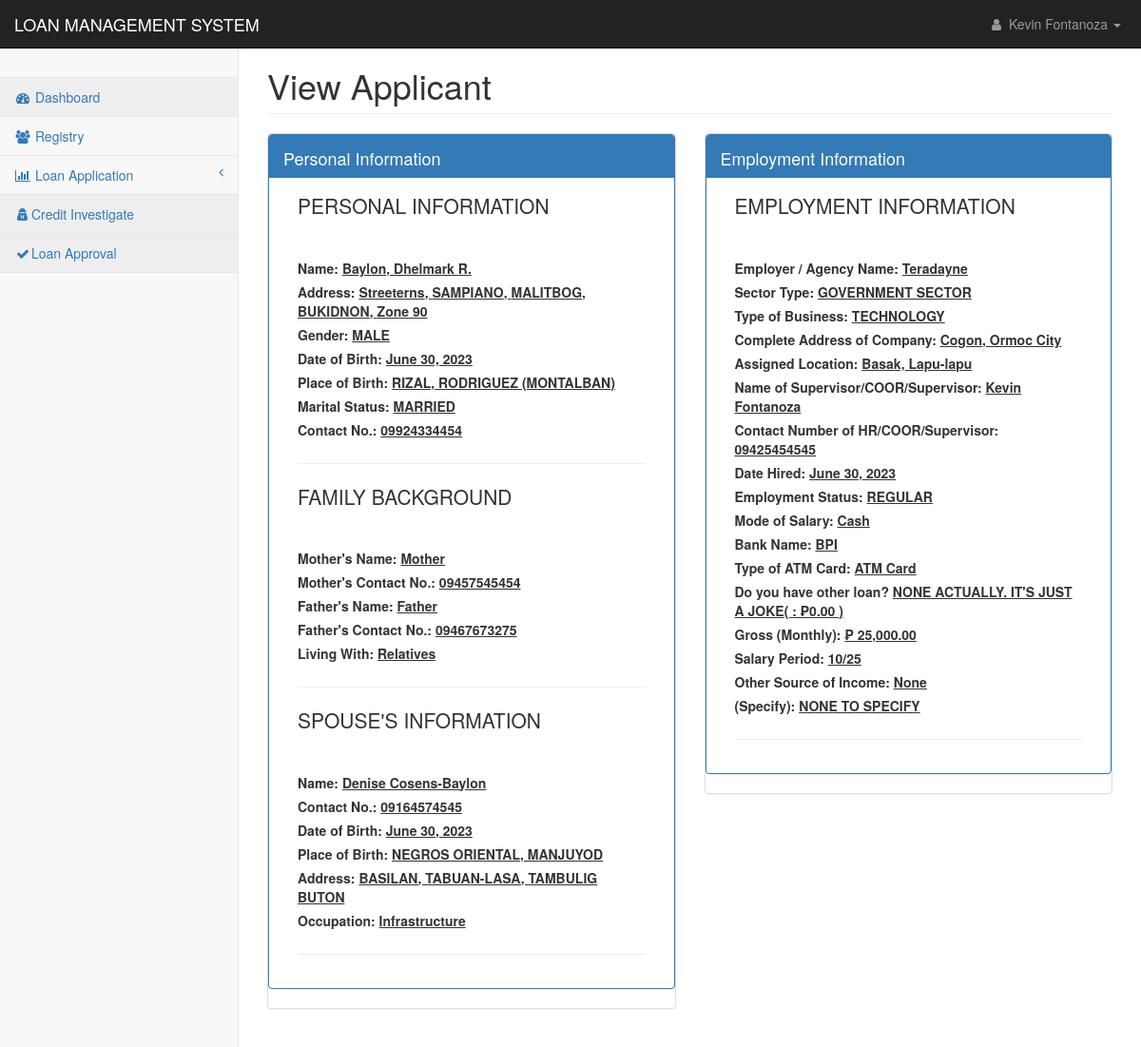
/pages/registry_applicant_view.php?id=AMG0010000002 (signed in), run on an earlier commit of the app's database.
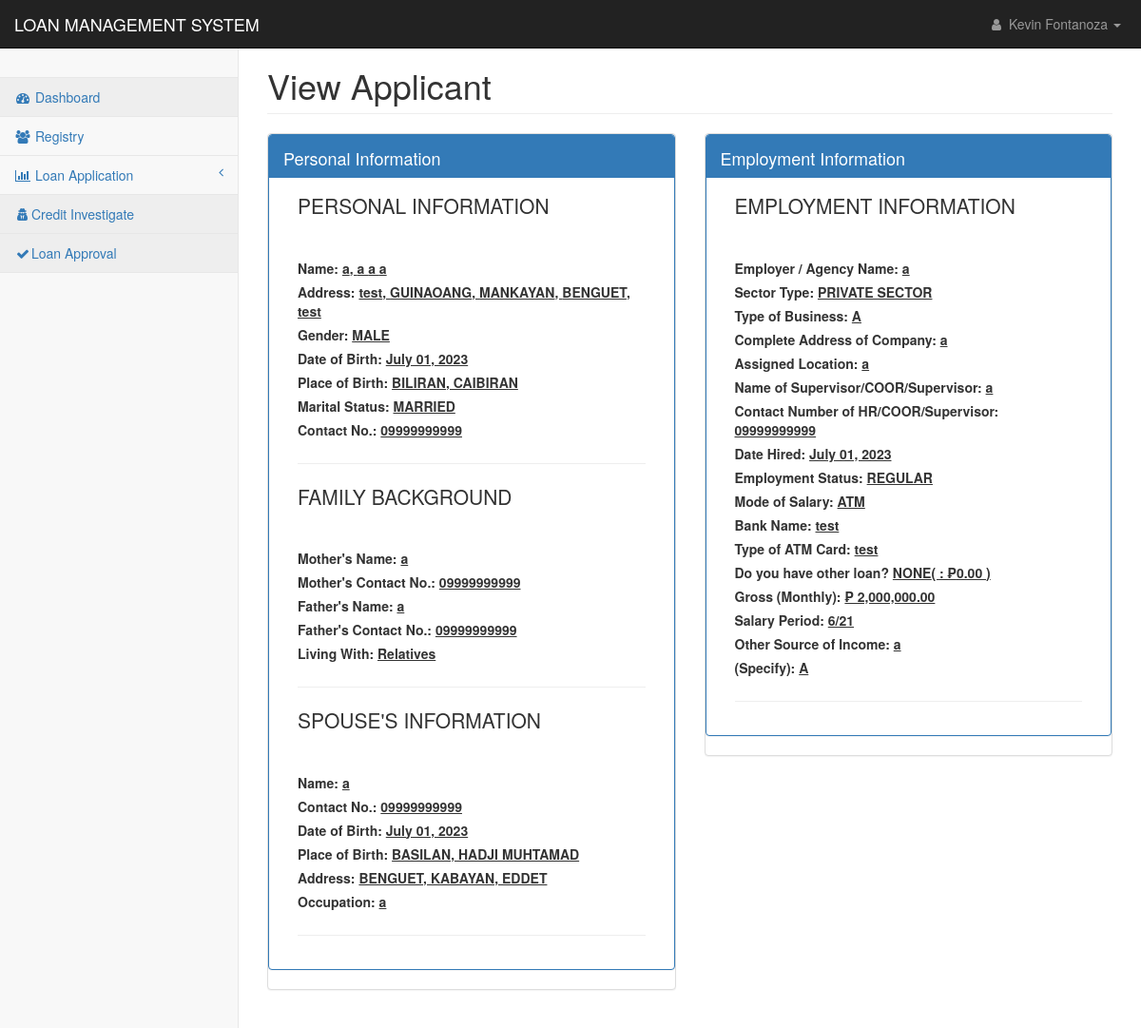
And on a later commit of the database.
### tables this page shows
CREATE TABLE `applicants_personal` (
  `applicant_id` int(11) NOT NULL,
  `applicant_code` text NOT NULL,
  `firstname` text NOT NULL,
  `middlename` text NOT NULL,
  `lastname` text NOT NULL,
  `suffix` text NOT NULL,
  `nickname` text NOT NULL,
  `age` text NOT NULL,
  `gender` text NOT NULL,
  `contact1` text NOT NULL,
  `mstatus` text NOT NULL,
  `dob1` date NOT NULL,
  `pob1` text NOT NULL,
  `block1` text NOT NULL,
  `street1` text NOT NULL,
  `phase1` text NOT NULL,
  `brgy1` text NOT NULL,
  `city1` text NOT NULL,
  `province1` text NOT NULL,
  `map_url` text NOT NULL,
  `residence1` text NOT NULL,
  `lwith1` text NOT NULL,
  `block2` text NOT NULL,
  `street2` text NOT NULL,
  `phase2` text NOT NULL,
  `brgy2` text NOT NULL,
  `city2` text NOT NULL,
  `province2` text NOT NULL,
  `residence2` text NOT NULL,
  `lwith2` text NOT NULL,
  `mothername` text NOT NULL,
  `mothercon` text NOT NULL,
  `fathername` text NOT NULL,
  `fathercon` text NOT NULL,
  `file` text NOT NULL,
  `date_encoded` date NOT NULL
);

CREATE TABLE `applicants_spouse` (
  `spouse_id` int(11) NOT NULL,
  `applicant_code` text NOT NULL,
  `spouse_name` text NOT NULL,
  `contact` text NOT NULL,
  `s_dob` date NOT NULL,
  `s_pob` text NOT NULL,
  `s_address` text NOT NULL,
  `s_occupation` text NOT NULL,
  `s_company` text NOT NULL,
  `date_encoded` date NOT NULL
);

CREATE TABLE `applicants_work` (
  `work_id` int(11) NOT NULL,
  `applicant_code` text NOT NULL,
  `employer` text NOT NULL,
  `sector_type` text NOT NULL,
  `tob` text NOT NULL,
  `com_address` text NOT NULL,
  `a_location` text NOT NULL,
  `sup_name` text NOT NULL,
  `hr_number` text NOT NULL,
  `date_hired` date NOT NULL,
  `e_status` text NOT NULL,
  `m_salary` text NOT NULL,
  `bank_name` text NOT NULL,
  `atm_card` text NOT NULL,
  `loan` text NOT NULL,
  `monthly_salary` text NOT NULL,
  `s_period` text NOT NULL,
  `other_source` text NOT NULL,
  `specify` text NOT NULL,
  `max_loanable_amt` float NOT NULL,
  `date_encoded` date NOT NULL
);

### config/conn.php (called while the page is built, shortened)
<?php
class DatabaseConnection
{
    public function connect()
    {
        $conn = new mysqli(DB_HOST,DB_USER,DB_PASSWORD,DB_DATABASE);
        return $this->conn = $conn;
    }
}
?>

### controller/reg_app.php (called while the page is built, shortened)
<?php
require_once('../config/conn.php');
class Registry extends DatabaseConnection {
        function checkId($id, $table){
            $sql ="SELECT * FROM $table WHERE applicant_code = '$id'";
            $result = mysqli_query($this->connect(), $sql);
                while($row = mysqli_fetch_assoc($result)){
                    return 1;
                }
            return 0;
        }
        function displayData($id){
            $spouse = $this->checkId($id, 'applicants_spouse');
            if($spouse == 1){
                $sql ="SELECT * FROM applicants_personal
                INNER JOIN applicants_work ON applicants_personal.applicant_code = applicants_work.applicant_code
                INNER JOIN applicants_spouse ON applicants_personal.applicant_code = applicants_spouse.applicant_code
                WHERE applicants_personal.applicant_code = '$id'";
                return mysqli_query($this->connect(), $sql);
            }else{
                $sql ="SELECT * FROM applicants_personal
                INNER JOIN applicants_work ON applicants_personal.applicant_code = applicants_work.applicant_code
                WHERE applicants_personal.applicant_code = '$id'";
                return mysqli_query($this->connect(), $sql);
            }
        }
    }
?>

### pages/registry_applicant_view.php (the view, shortened to what the changed rows need)
<?php
include('../config/conn.php');
require "../controller/reg_app.php";
if(isset($_GET['id'])){
    $id = $_GET['id'];
}else{
    header('location:reg_applicantion.php');
}
if($_SESSION['user_id']){
?>
<!DOCTYPE html>
<html lang="en">
<head>
    <link href="../css/bootstrap.min.css" rel="stylesheet">
    <link href="../css/metisMenu.min.css" rel="stylesheet">
    <link href="../css/startmin.css" rel="stylesheet">
    <link href="../css/font-awesome.min.css" rel="stylesheet" type="text/css">
</head>
<body>
    <div id="wrapper">
        <div id="page-wrapper">
            <div class="container-fluid">
                <div class="row">
                    <div class="col-lg-12">
                        <h1 class="page-header">View Applicant</h1>
                    </div>
                </div>
                <div class="row">
                    <div class="col-lg-6">
                        <div class="panel tabbed-panel panel-default">
                            <div class="panel panel-primary">
                                <div id="collapseOne" class="panel-collapse collapse in">
                                    <div class="panel-body">
                                        <?php
                                           $view = new Registry();
                                           $result = $view->displayData($id);
                                            foreach($result as $key => $row){
                                        ?>
                                        <div class="col-lg-12">
                                            <p class="lead">PERSONAL INFORMATION</p><br>
                                        </div>
                                        <div class="col-lg-12"><label>Name:
                                                <u><?php echo $row['lastname'].", ".$row['firstname']." ".$row['middlename']." ".$row['suffix'];?>
                                                    </h4></label></div>
                                        <div class="col-lg-12"><label>Address:
                                                <u><?php echo $row['street1'].", ".$row['brgy1'].", ".$row['city1'].", ".$row['province1'].", ".$row['phase1'];?></label>
                                        </div>
                                        <div class="col-lg-12"><label>Gender: <u><?php echo strtoupper($row['gender'])?></label>
                                        </div>
                                        <div class="col-lg-12"><label>Date of Birth:
                                                <u><?php echo date('F d, Y',strtotime($row['dob1'])) ?></label></div>
                                        <div class="col-lg-12"><label>Place of Birth:
                                                <u><?php echo $row['pob1']?></label></div>
                                                <div class="col-lg-12"><label>Marital Status:
                                                <u><?php echo strtoupper($row['mstatus'])?></label></div>
                                        <div class="col-lg-12"><label>Contact No.:
                                                <u><?php echo $row['contact1']?></label></div>
                                        <div class="col-lg-12">
                                            <hr>
                                        </div>
                                        <div class="col-lg-12">
                                            <p class="lead">FAMILY BACKGROUND</p><br>
                                        </div>
                                        <div class="col-lg-12"><label>Mother's Name:
                                                <u><?php echo $row['mothername']?></label></div>
                                        <div class="col-lg-12"><label>Mother's Contact No.:
                                                <u><?php echo $row['mothercon']?></label></div>
                                        <div class="col-lg-12"><label>Father's Name:
                                                <u><?php echo $row['fathername']?></label></div>
                                        <div class="col-lg-12"><label>Father's Contact No.:
                                                <u><?php echo $row['fathercon']?></label></div>
                                        <div class="col-lg-12"><label>Living With:
                                                <u><?php echo $row['lwith1']?></label></div>
                                        <div class="col-lg-12">
                                            <hr>
                                        </div>
                                        <?php
                                            if($row['mstatus'] == "Married"){
                                        ?>
                                        <div class="col-lg-12">
                                            <p class="lead">SPOUSE'S INFORMATION</p><br>
                                        </div>
                                        <div class="col-lg-12"><label>Name: <u><?php echo $row['spouse_name']?></label>
                                        </div>
                                        <div class="col-lg-12"><label>Contact No.:
                                                <u><?php echo $row['contact']?></label></div>
                                        <div class="col-lg-12"><label>Date of Birth:
                                                <u><?php echo date('F d, Y',strtotime($row['s_dob']))?></label></div>
                                        <div class="col-lg-12"><label>Place of Birth:
                                                <u><?php echo $row['s_pob']?></label></div>
                                        <div class="col-lg-12"><label>Address: <u><?php echo $row['s_address']?></label>
                                        </div>
                                        <div class="col-lg-12"><label>Occupation:
                                                <u><?php echo $row['s_occupation'];?></label></div>
                                        <div class="col-lg-12">
                                            <hr>
                                        </div>
                                        <?php
                                        }
                                        ?>
                                    </div>
                                </div>
                            </div>
                        </div>
                    </div>
                    <?php if($row['employer'] != ""){?>
                    <div class="col-lg-6">
                        <div class="panel tabbed-panel panel-default">
                            <div class="panel panel-primary">
                                <div class="panel-heading">
                                    <h4>
                                        Employment Information
                                    </h4>
                                </div>
                                <div id="collapseOne" class="panel-collapse collapse in">
                                    <div class="panel-body">
                                        <div class="col-lg-12">
                                            <p class="lead">EMPLOYMENT INFORMATION</p><br>
                                        </div>
                                        <div class="col-lg-12"><label>Employer / Agency Name:
                                                <u><?php echo $row['employer']?></label></div>
                                        <div class="col-lg-12"><label>Sector Type:
                                                <u><?php echo strtoupper($row['sector_type'])?></label></div>
                                        <div class="col-lg-12"><label>Type of Business:
                                                <u><?php echo strtoupper($row['tob'])?></label></div>
                                        <div class="col-lg-12"><label>Complete Address of Company:
                                                <u><?php echo $row['com_address']?></label></div>
                                        <div class="col-lg-12"><label>Assigned Location:
                                                <u><?php echo $row['a_location']?></label></div>
                                        <div class="col-lg-12"><label>Name of Supervisor/COOR/Supervisor:
                                                <u><?php echo $row['sup_name']?></label></div>
                                        <div class="col-lg-12"><label>Contact Number of HR/COOR/Supervisor:
                                                <u><?php echo $row['hr_number']?></label></div>
                                        <div class="col-lg-12"><label>Date Hired:
                                                <u><?php echo ($row['date_hired'] == "0000-00-00") ? $row['date_hired'] : date('F d, Y',strtotime($row['date_hired']));  ?>
                                        </div>
                                        <div class="col-lg-12"><label>Employment Status:
                                                <u><?php echo $row['e_status'];?></label></div>
                                        <div class="col-lg-12"><label>Mode of Salary:
                                                <u><?php echo $row['m_salary'];?></label></div>
                                        <div class="col-lg-12"><label>Bank Name:
                                                <u><?php echo $row['bank_name'];?></label></div>
                                        <div class="col-lg-12"><label>Type of ATM Card:
                                                <u><?php echo $row['atm_card'];?></label></div>
                                        <div class="col-lg-12"><label>Do you have other loan?
                                                <u><?php
                                                $exploan =  explode("-", $row['loan']);
                                                echo strtoupper($exploan[0]).'( '.$exploan[1].' : ₱'.number_format(floatval($exploan[2]),2).' )';?></label></div>
                                        <div class="col-lg-12"><label>Gross (Monthly):
                                                <u><?php  echo  "₱ ".number_format(floatval($row['monthly_salary']),2)??null;?></label>
                                        </div>
                                        <div class="col-lg-12"><label>Salary Period:
                                                <u><?php echo $row['s_period'];?></label></div>
                                        <div class="col-lg-12"><label>Other Source of Income:
                                                <u><?php echo $row['other_source'];?></label></div>
                                        <div class="col-lg-12"><label>(Specify):
                                                <u><?php echo strtoupper($row['specify']);?></label></div>
                                        <div class="col-lg-12">
                                            <hr>
                                        </div>
                                    </div>
                                </div>
                            </div>
                        </div>
                    </div>
                    <?php
                            }
                        }
                    ?>
                </div>
                <br>
            </div>
        </div>
    </div>
</body>
</html>
<?php
}else{
    header('location: index.php');
}
?>

What changed in the data, as far as the page shows it:
removed applicants_personal: lastname "Baylon", firstname "Dhelmark", middlename "R.", street1 "Streeterns", brgy1 "SAMPIANO", city1 "MALITBOG", province1 "BUKIDNON", phase1 "Zone 90", gender "MALE", dob1 "June 30, 2023", pob1 "RIZAL, RODRIGUEZ (MONTALBAN)", mstatus "MARRIED", contact1 "09924334454", mothername "Mother", mothercon "09457545454", fathername "Father", fathercon "09467673275", lwith1 "Relatives", applicants_spouse.spouse_name "Denise Cosens-Baylon", applicants_spouse.contact "09164574545", applicants_spouse.s_dob "June 30, 2023", applicants_spouse.s_pob "NEGROS ORIENTAL, MANJUYOD", applicants_spouse.s_address "BASILAN, TABUAN-LASA, TAMBULIG BUTON", applicants_spouse.s_occupation "Infrastructure", applicants_work.employer "Teradayne", applicants_work.sector_type "GOVERNMENT SECTOR", applicants_work.tob "TECHNOLOGY", applicants_work.com_address "Cogon, Ormoc City", applicants_work.a_location "Basak, Lapu-lapu", applicants_work.sup_name "Kevin Fontanoza", applicants_work.hr_number "09425454545", applicants_work.date_hired "June 30, 2023", applicants_work.e_status "REGULAR", applicants_work.m_salary "Cash", applicants_work.bank_name "BPI", applicants_work.atm_card "ATM Card", applicants_work.loan "NONE ACTUALLY. IT'S JUST A JOKE", applicants_work.loan "0.00", applicants_work.monthly_salary "₱ 25,000.00", applicants_work.s_period "10/25", applicants_work.other_source "None", applicants_work.specify "NONE TO SPECIFY"
added applicants_personal: lastname "a", firstname "a", middlename "a", suffix "a", street1 "test", brgy1 "GUINAOANG", city1 "MANKAYAN", province1 "BENGUET", phase1 "test", gender "MALE", dob1 "July 01, 2023", pob1 "BILIRAN, CAIBIRAN", mstatus "MARRIED", contact1 "09999999999", mothername "a", mothercon "09999999999", fathername "a", fathercon "09999999999", lwith1 "Relatives", applicants_spouse.spouse_name "a", applicants_spouse.contact "09999999999", applicants_spouse.s_dob "July 01, 2023", applicants_spouse.s_pob "BASILAN, HADJI MUHTAMAD", applicants_spouse.s_address "BENGUET, KABAYAN, EDDET", applicants_spouse.s_occupation "a", applicants_work.employer "a", applicants_work.sector_type "PRIVATE SECTOR", applicants_work.tob "A", applicants_work.com_address "a", applicants_work.a_location "a", applicants_work.sup_name "a", applicants_work.hr_number "09999999999", applicants_work.date_hired "July 01, 2023", applicants_work.e_status "REGULAR", applicants_work.m_salary "ATM", applicants_work.bank_name "test", applicants_work.atm_card "test", applicants_work.loan "NONE", applicants_work.loan "0.00", applicants_work.monthly_salary "₱ 2,000,000.00", applicants_work.s_period "6/21", applicants_work.other_source "a", applicants_work.specify "A"
